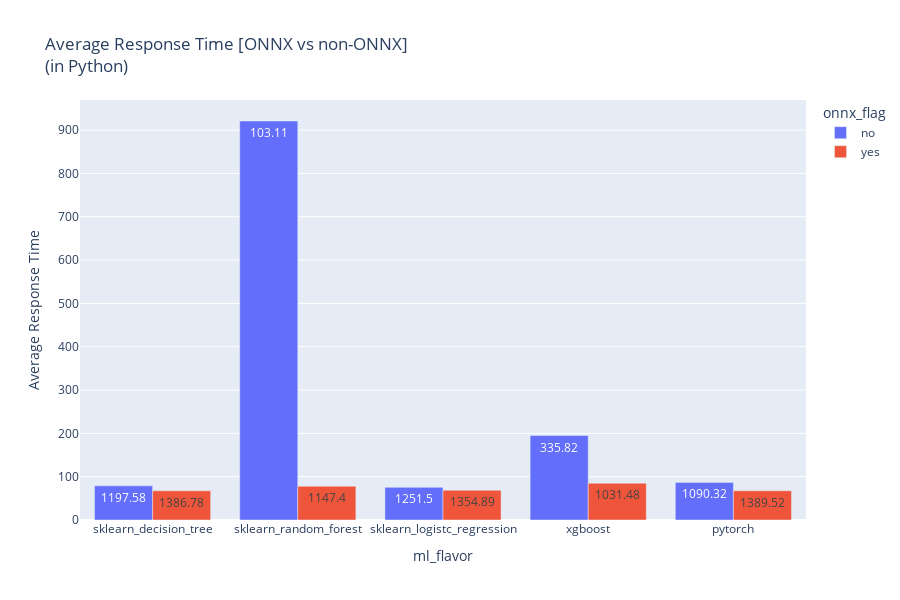

The code cell stored with this chart in its notebook:
### Code cell
col = 'Average Response Time'

px.bar(
    data_frame=df,
    x='ml_flavor',
    y=col,
    color='onnx_flag',
    barmode='group',
    text='Requests/s',
    height=600,
    title=f'{col} [ONNX vs non-ONNX]<br />(in Python)'
)

### Figure 1 — Plotly figure (JSON) as saved in the notebook; plotly's stock layout.template omitted (floating-point values rounded to 4 significant figures)
{"data": [{"alignmentgroup": "True", "hovertemplate": "onnx_flag=no<br>ml_flavor=%{x}<br>Average Response Time=%{y}<br>Requests/s=%{text}<extra></extra>", "legendgroup": "no", "marker": {"color": "#636efa", "pattern": {"shape": ""}}, "name": "no", "offsetgroup": "no", "orientation": "v", "showlegend": true, "text": [1198.0, 103.1, 1252.0, 335.8, 1090.0], "textposition": "auto", "type": "bar", "x": ["sklearn_decision_tree", "sklearn_random_forest", "sklearn_logistc_regression", "xgboost", "pytorch"], "xaxis": "x", "y": [78.91, 921.1, 75.34, 195.1, 86.76], "yaxis": "y"}, {"alignmentgroup": "True", "hovertemplate": "onnx_flag=yes<br>ml_flavor=%{x}<br>Average Response Time=%{y}<br>Requests/s=%{text}<extra></extra>", "legendgroup": "yes", "marker": {"color": "#EF553B", "pattern": {"shape": ""}}, "name": "yes", "offsetgroup": "yes", "orientation": "v", "showlegend": true, "text": [1387.0, 1390.0, 1147.0, 1031.0, 1355.0], "textposition": "auto", "type": "bar", "x": ["sklearn_decision_tree", "pytorch", "sklearn_random_forest", "xgboost", "sklearn_logistc_regression"], "xaxis": "x", "y": [67.41, 67.48, 77.96, 84.94, 68.75], "yaxis": "y"}], "layout": {"barmode": "group", "height": 600, "legend": {"title": {"text": "onnx_flag"}, "tracegroupgap": 0}, "title": {"text": "Average Response Time [ONNX vs non-ONNX]<br />(in Python)"}, "xaxis": {"anchor": "y", "domain": [0, 1], "title": {"text": "ml_flavor"}}, "yaxis": {"anchor": "x", "domain": [0, 1], "title": {"text": "Average Response Time"}}}}
